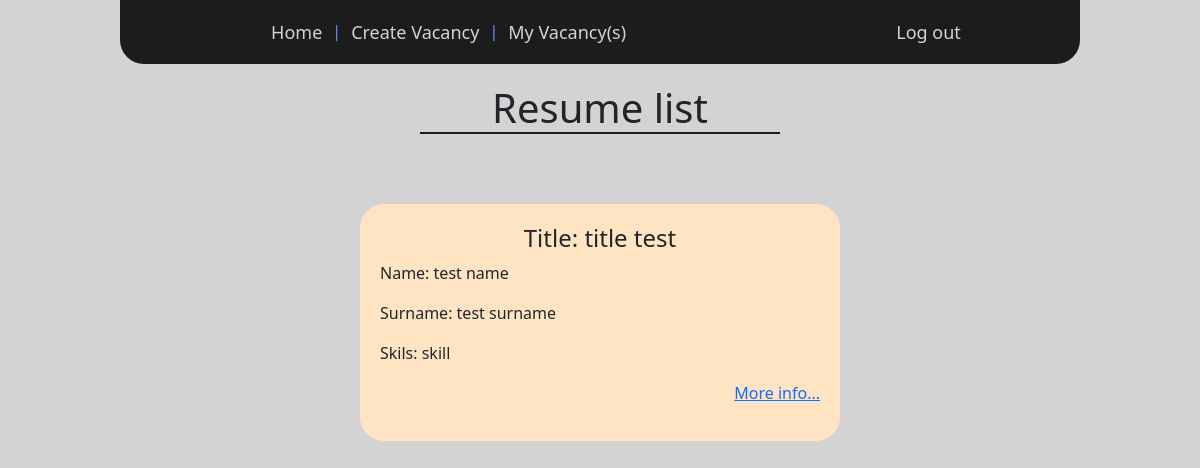
The app's page / (signed in), older data.
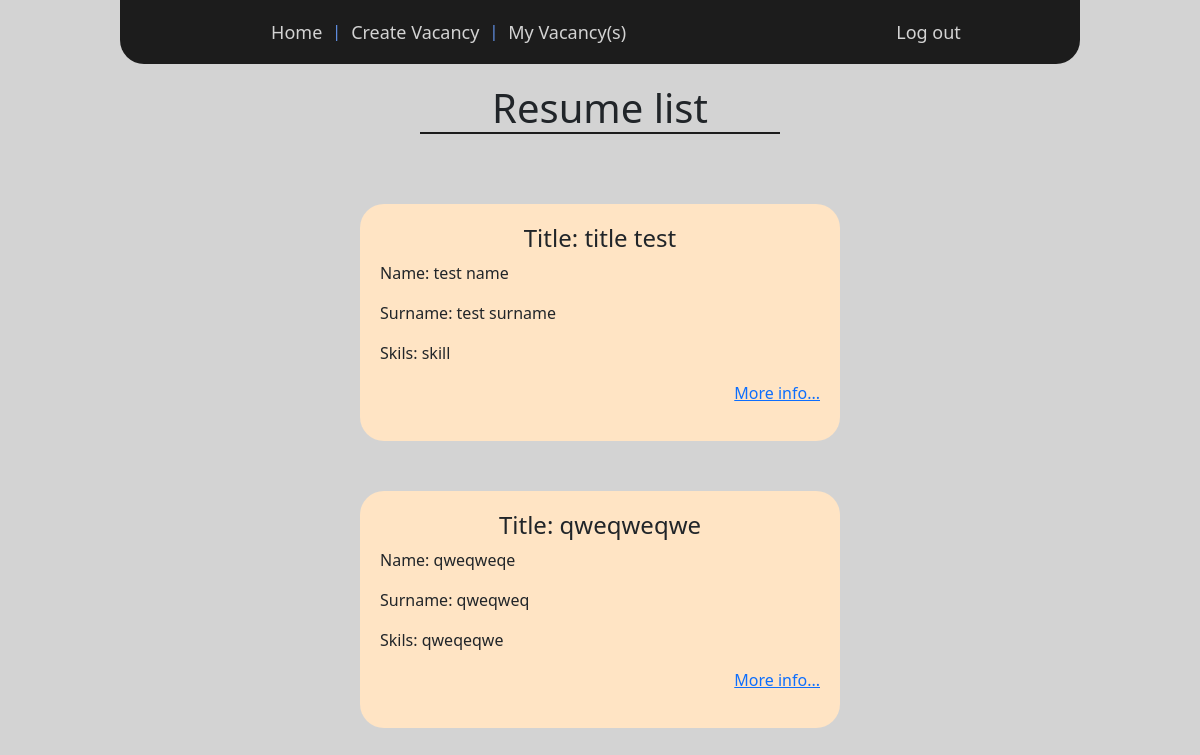
The same page, newer data.
### main/models.py (models this page shows, shortened)
class Resume(models.Model):
    user = models.ForeignKey(User, on_delete=models.DO_NOTHING, blank=True)
    title = models.CharField('Title', max_length=255)
    name = models.CharField('Name', max_length=255)
    surname = models.CharField('Surname', max_length=255)
    patronymic = models.CharField('Patronymic', max_length=255)
    birthdate = models.DateField('Birth Date')
    email = models.EmailField('Mail', unique=True)
    skills = models.TextField('Skill')
    experience = models.TextField('Exp')
    education = models.TextField('Education')
    slug = models.CharField('Slug', max_length=255, unique=True, null=True, blank=True)

### main/views.py (the view)
# urls.py: path('', views.MainPageView.as_view(), name='main_page'),
class MainPageView(ListView):
    model = Resume
    template_name = 'main/index_main.html'
    context_object_name = 'data'
    extra_context = {}
    def get(self, request, *args, **kwargs):
        if request.user.is_authenticated:
            if request.user.is_staff:
                self.extra_context['title'] = 'Resume list'
                self.extra_context['create'] = {'name': 'Create Vacancy', 'path': 'create_vacancy_page'} #
                self.extra_context['list'] = {'name': 'My Vacancy(s)', 'path': 'list_vacancy_page'}
            else:
                self.extra_context['title'] = 'Vacancy list'
                self.extra_context['create'] = {'name': 'Create Resume', 'path': 'create_resume_page'}
                self.extra_context['list'] = {'name': 'My Resume(s)', 'path': 'list_resume_page'}
        else:
            return redirect('login_page')
        return super().get(request, *args, **kwargs)
    def get_queryset(self):
        if self.request.user.is_staff:
            return {'resume': Resume.objects.all()}
        else:
            return {'vacancy': Vacancy.objects.all()}

### main/templates/main/index_main.html (shortened to what this page needs)
{% extends 'main/main_layout.html' %}
{% block content %}
    <h1 style="margin: 20px auto; width: 30vw; text-align: center; border-bottom: 2px solid #1c1c1c;">{{ title }}</h1>
    {% if data.resume %}
        {% for obj in data.resume %}
            <div class="box">
                <h4 style="text-align: center;">Title: {{ obj.title }}</h4>
                <p>Name: {{ obj.name }}</p>
                <p>Surname: {{ obj.surname }}</p>
                <p>Skils: {{ obj.skills }}</p>
                <p style="text-align: end"><a href="{% url 'resume_page' obj.slug %}">More info...</a></p>
            </div>
        {% endfor %}
    {% endif %}
{% endblock %}

Row changes from the older to the newer data that the page shows:
added Resume: title "qweqweqwe", name "qweqweqe", surname "qweqweq", skills "qweqeqwe"
